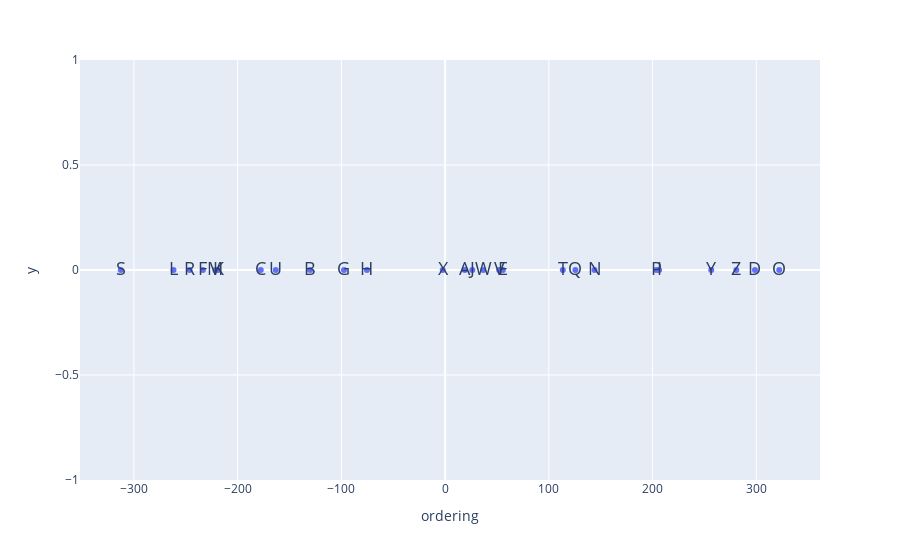

Notebook code for this chart:
### Code cell
## Plot ordering in the dataset with plotly express

fig = px.scatter(dataframe, x='ordering', y=[0]*len(dataframe), text=dataframe.index)
## Increase the size of the text
fig.update_traces(textfont_size=18)
fig

### Figure 1 — Plotly figure (JSON) as saved in the notebook; plotly's stock layout.template omitted (floating-point values rounded to 4 significant figures)
{"data": [{"hovertemplate": "ordering=%{x}<br>y=%{y}<br>index=%{text}<extra></extra>", "legendgroup": "", "marker": {"color": "#636efa", "symbol": "circle"}, "mode": "markers+text", "name": "", "orientation": "v", "showlegend": false, "text": ["A", "B", "C", "D", "E", "F", "G", "H", "I", "J", "K", "L", "M", "N", "O", "P", "Q", "R", "S", "T", "U", "V", "W", "X", "Y", "Z"], "textfont": {"size": 18}, "type": "scatter", "x": [18.94, -130.2, -177.7, 298.7, 55.65, -233.5, -97.49, -75.36, 206.3, 26.23, -218.8, -261.8, -221.4, 144.0, 322.1, 203.6, 125.6, -246.3, -312.7, 113.5, -163.2, 52.16, 36.7, -2.285, 256.6, 280.7], "xaxis": "x", "y": [0, 0, 0, 0, 0, 0, 0, 0, 0, 0, 0, 0, 0, 0, 0, 0, 0, 0, 0, 0, 0, 0, 0, 0, 0, 0], "yaxis": "y"}], "layout": {"legend": {"tracegroupgap": 0}, "margin": {"t": 60}, "xaxis": {"anchor": "y", "domain": [0, 1], "title": {"text": "ordering"}}, "yaxis": {"anchor": "x", "domain": [0, 1], "title": {"text": "y"}}}}
